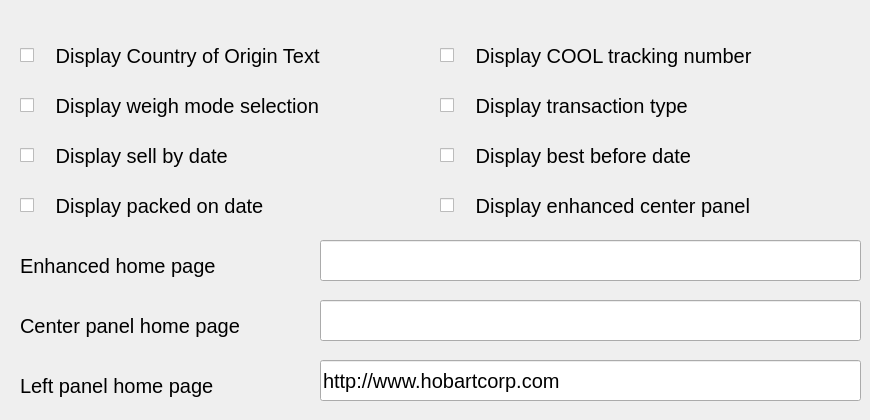
     <widget class="QWidget" name="tab4_1">
      <attribute name="title">
       <string>Display Options</string>
      </attribute>
      <widget class="QCheckBox" name="chkEnableSellBy">
       <property name="geometry">
        <rect>
         <x>20</x>
         <y>130</y>
         <width>421</width>
         <height>51</height>
        </rect>
       </property>
       <property name="sizePolicy">
        <sizepolicy hsizetype="Fixed" vsizetype="Fixed">
         <horstretch>0</horstretch>
         <verstretch>0</verstretch>
        </sizepolicy>
       </property>
       <property name="minimumSize">
        <size>
         <width>421</width>
         <height>51</height>
        </size>
       </property>
       <property name="maximumSize">
        <size>
         <width>371</width>
         <height>51</height>
        </size>
       </property>
       <property name="font">
        <font>
         <pointsize>15</pointsize>
        </font>
       </property>
       <property name="text">
        <string>   Display sell by date</string>
       </property>
      </widget>
      <widget class="QCheckBox" name="chkEnablePackedOn">
       <property name="geometry">
        <rect>
         <x>20</x>
         <y>180</y>
         <width>421</width>
         <height>51</height>
        </rect>
       </property>
       <property name="sizePolicy">
        <sizepolicy hsizetype="Fixed" vsizetype="Fixed">
         <horstretch>0</horstretch>
         <verstretch>0</verstretch>
        </sizepolicy>
       </property>
       <property name="minimumSize">
        <size>
         <width>421</width>
         <height>51</height>
        </size>
       </property>
       <property name="maximumSize">
        <size>
         <width>371</width>
         <height>51</height>
        </size>
       </property>
       <property name="font">
        <font>
         <pointsize>15</pointsize>
        </font>
       </property>
       <property name="text">
        <string>   Display packed on date</string>
       </property>
      </widget>
      <widget class="QCheckBox" name="chkEnableTransType">
       <property name="geometry">
        <rect>
         <x>440</x>
         <y>80</y>
         <width>421</width>
         <height>51</height>
        </rect>
       </property>
       <property name="minimumSize">
        <size>
         <width>0</width>
         <height>51</height>
        </size>
       </property>
       <property name="maximumSize">
        <size>
         <width>16777215</width>
         <height>51</height>
        </size>
       </property>
       <property name="font">
        <font>
         <pointsize>15</pointsize>
        </font>
       </property>
       <property name="text">
        <string>   Display transaction type</string>
       </property>
      </widget>
      <widget class="QCheckBox" name="chkEnableCountryOfOrgin">
       <property name="geometry">
        <rect>
         <x>20</x>
         <y>30</y>
         <width>421</width>
         <height>51</height>
        </rect>
       </property>
       <property name="sizePolicy">
        <sizepolicy hsizetype="Fixed" vsizetype="Fixed">
         <horstretch>0</horstretch>
         <verstretch>0</verstretch>
        </sizepolicy>
       </property>
       <property name="minimumSize">
        <size>
         <width>421</width>
         <height>51</height>
        </size>
       </property>
       <property name="maximumSize">
        <size>
         <width>371</width>
         <height>51</height>
        </size>
       </property>
       <property name="font">
        <font>
         <pointsize>15</pointsize>
        </font>
       </property>
       <property name="text">
        <string>   Display Country of Origin Text </string>
       </property>
      </widget>
      <widget class="QCheckBox" name="chkEnableBestBefore">
       <property name="geometry">
        <rect>
         <x>440</x>
         <y>130</y>
         <width>421</width>
         <height>51</height>
        </rect>
       </property>
       <property name="sizePolicy">
        <sizepolicy hsizetype="Fixed" vsizetype="Fixed">
         <horstretch>0</horstretch>
         <verstretch>0</verstretch>
        </sizepolicy>
       </property>
       <property name="minimumSize">
        <size>
         <width>421</width>
         <height>51</height>
        </size>
       </property>
       <property name="maximumSize">
        <size>
         <width>421</width>
         <height>51</height>
        </size>
       </property>
       <property name="font">
        <font>
         <pointsize>15</pointsize>
        </font>
       </property>
       <property name="text">
        <string>   Display best before date</string>
       </property>
      </widget>
      <widget class="QCheckBox" name="chkEnableTrackingNumber">
       <property name="geometry">
        <rect>
         <x>440</x>
         <y>30</y>
         <width>421</width>
         <height>51</height>
        </rect>
       </property>
       <property name="sizePolicy">
        <sizepolicy hsizetype="Fixed" vsizetype="Fixed">
         <horstretch>0</horstretch>
         <verstretch>0</verstretch>
        </sizepolicy>
       </property>
       <property name="minimumSize">
        <size>
         <width>421</width>
         <height>51</height>
        </size>
       </property>
       <property name="maximumSize">
        <size>
         <width>421</width>
         <height>51</height>
        </size>
       </property>
       <property name="font">
        <font>
         <pointsize>15</pointsize>
        </font>
       </property>
       <property name="text">
        <string>   Display COOL tracking number</string>
       </property>
      </widget>
      <widget class="QCheckBox" name="chkEnableWrapTypes">
       <property name="geometry">
        <rect>
         <x>20</x>
         <y>80</y>
         <width>421</width>
         <height>51</height>
        </rect>
       </property>
       <property name="minimumSize">
        <size>
         <width>0</width>
         <height>51</height>
        </size>
       </property>
       <property name="maximumSize">
        <size>
         <width>16777215</width>
         <height>51</height>
        </size>
       </property>
       <property name="font">
        <font>
         <pointsize>15</pointsize>
        </font>
       </property>
       <property name="text">
        <string>   Display weigh mode selection</string>
       </property>
      </widget>
      <widget class="QLabel" name="lblRunScreenHomePage">
       <property name="geometry">
        <rect>
         <x>20</x>
         <y>300</y>
         <width>291</width>
         <height>51</height>
        </rect>
       </property>
       <property name="minimumSize">
        <size>
         <width>51</width>
         <height>0</height>
        </size>
       </property>
       <property name="maximumSize">
        <size>
         <width>16777215</width>
         <height>51</height>
        </size>
       </property>
       <property name="font">
        <font>
         <pointsize>15</pointsize>
        </font>
       </property>
       <property name="text">
        <string>Center panel home page</string>
       </property>
       <property name="alignment">
        <set>Qt::AlignLeading|Qt::AlignLeft|Qt::AlignVCenter</set>
       </property>
       <property name="wordWrap">
        <bool>true</bool>
       </property>
      </widget>
      <widget class="QLineEdit" name="txtRunScreenHomePage">
       <property name="geometry">
        <rect>
         <x>320</x>
         <y>300</y>
         <width>541</width>
         <height>41</height>
        </rect>
       </property>
       <property name="sizePolicy">
        <sizepolicy hsizetype="Fixed" vsizetype="Fixed">
         <horstretch>0</horstretch>
         <verstretch>0</verstretch>
        </sizepolicy>
       </property>
       <property name="minimumSize">
        <size>
         <width>541</width>
         <height>41</height>
        </size>
       </property>
       <property name="maximumSize">
        <size>
         <width>541</width>
         <height>41</height>
        </size>
       </property>
       <property name="font">
        <font>
         <pointsize>15</pointsize>
        </font>
       </property>
       <property name="inputMask">
        <string notr="true"/>
       </property>
       <property name="text">
        <string notr="true"/>
       </property>
      </widget>
      <widget class="QLabel" name="lblDefaultBrowserHomePage">
       <property name="geometry">
        <rect>
         <x>20</x>
         <y>360</y>
         <width>291</width>
         <height>51</height>
        </rect>
       </property>
       <property name="sizePolicy">
        <sizepolicy hsizetype="Fixed" vsizetype="Fixed">
         <horstretch>0</horstretch>
         <verstretch>0</verstretch>
        </sizepolicy>
       </property>
       <property name="minimumSize">
        <size>
         <width>291</width>
         <height>51</height>
        </size>
       </property>
       <property name="maximumSize">
        <size>
         <width>331</width>
         <height>51</height>
        </size>
       </property>
       <property name="font">
        <font>
         <pointsize>15</pointsize>
        </font>
       </property>
       <property name="text">
        <string>Left panel home page</string>
       </property>
       <property name="alignment">
        <set>Qt::AlignLeading|Qt::AlignLeft|Qt::AlignVCenter</set>
       </property>
       <property name="wordWrap">
        <bool>true</bool>
       </property>
      </widget>
      <widget class="QLineEdit" name="txtDefaultHomePage">
       <property name="geometry">
        <rect>
         <x>320</x>
         <y>360</y>
         <width>541</width>
         <height>41</height>
        </rect>
       </property>
       <property name="sizePolicy">
        <sizepolicy hsizetype="Fixed" vsizetype="Fixed">
         <horstretch>0</horstretch>
         <verstretch>0</verstretch>
        </sizepolicy>
       </property>
       <property name="minimumSize">
        <size>
         <width>541</width>
         <height>41</height>
        </size>
       </property>
       <property name="maximumSize">
        <size>
         <width>541</width>
         <height>41</height>
        </size>
       </property>
       <property name="font">
        <font>
         <pointsize>15</pointsize>
        </font>
       </property>
       <property name="inputMask">
        <string notr="true"/>
       </property>
       <property name="text">
        <string notr="true">http://www.hobartcorp.com</string>
       </property>
      </widget>
      <widget class="QCheckBox" name="chkEnableEnhancedCenterScreen">
       <property name="geometry">
        <rect>
         <x>440</x>
         <y>180</y>
         <width>421</width>
         <height>51</height>
        </rect>
       </property>
       <property name="sizePolicy">
        <sizepolicy hsizetype="Fixed" vsizetype="Fixed">
         <horstretch>0</horstretch>
         <verstretch>0</verstretch>
        </sizepolicy>
       </property>
       <property name="minimumSize">
        <size>
         <width>421</width>
         <height>51</height>
        </size>
       </property>
       <property name="maximumSize">
        <size>
         <width>421</width>
         <height>51</height>
        </size>
       </property>
       <property name="font">
        <font>
         <pointsize>15</pointsize>
        </font>
       </property>
       <property name="text">
        <string>   Display enhanced center panel</string>
       </property>
      </widget>
      <widget class="QLineEdit" name="txtEnhancedCenterScreenAddress">
       <property name="geometry">
        <rect>
         <x>320</x>
         <y>240</y>
         <width>541</width>
         <height>41</height>
        </rect>
       </property>
       <property name="sizePolicy">
        <sizepolicy hsizetype="Fixed" vsizetype="Fixed">
         <horstretch>0</horstretch>
         <verstretch>0</verstretch>
        </sizepolicy>
       </property>
       <property name="minimumSize">
        <size>
         <width>541</width>
         <height>41</height>
        </size>
       </property>
       <property name="maximumSize">
        <size>
         <width>541</width>
         <height>41</height>
        </size>
       </property>
       <property name="font">
        <font>
         <pointsize>15</pointsize>
        </font>
       </property>
       <property name="inputMask">
        <string notr="true"/>
       </property>
       <property name="text">
        <string notr="true"/>
       </property>
      </widget>
      <widget class="QLabel" name="lblEnhancedCenterScreenAddress">
       <property name="geometry">
        <rect>
         <x>20</x>
         <y>240</y>
         <width>301</width>
         <height>51</height>
        </rect>
       </property>
       <property name="minimumSize">
        <size>
         <width>51</width>
         <height>0</height>
        </size>
       </property>
       <property name="maximumSize">
        <size>
         <width>16777215</width>
         <height>51</height>
        </size>
       </property>
       <property name="font">
        <font>
         <pointsize>15</pointsize>
        </font>
       </property>
       <property name="text">
        <string>Enhanced home page</string>
       </property>
       <property name="alignment">
        <set>Qt::AlignLeading|Qt::AlignLeft|Qt::AlignVCenter</set>
       </property>
       <property name="wordWrap">
        <bool>true</bool>
       </property>
      </widget>
     </widget>
